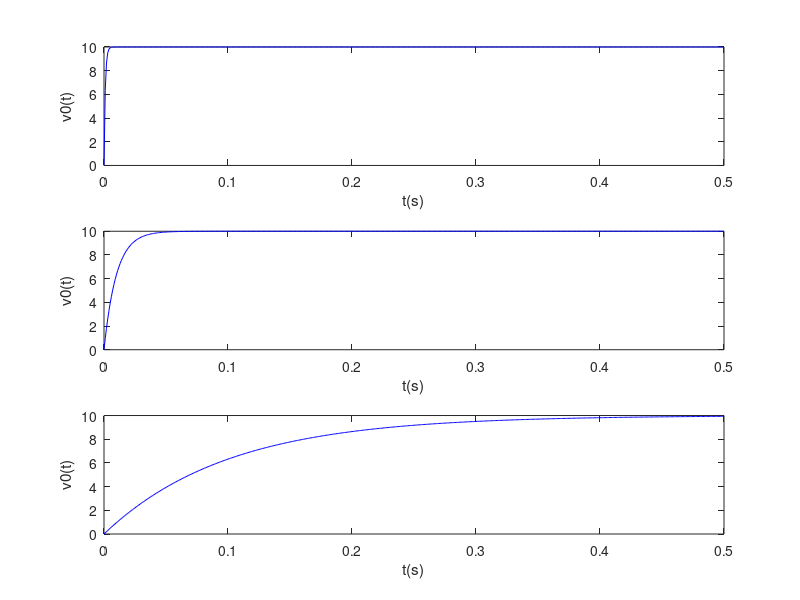

MATLAB code to generate this figure:
Vs = 10; 
C = 10^-5; 
t = 0:0.001:0.5; 
R_values = [0.1*10^3, 1*10^3, 10*10^3]; 
for i = 1:length(R_values)
    R = R_values(i);
    vO = Vs * (1 - exp(-t / (R * C)));
    subplot(length(R_values), 1, i);
    plot(t, vO, 'b');
    xlabel('t(s)');
    ylabel('v0(t)');
end
